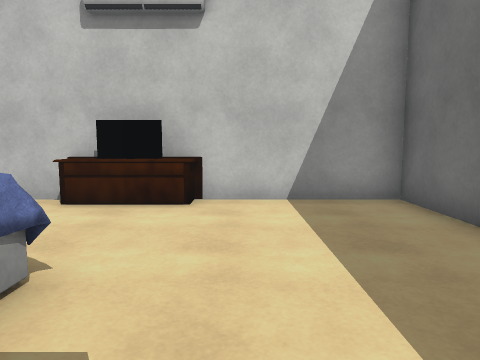
View 1 (above)

17 first-person views from a walk through a 3-D level made in the Unity game engine. The camera is 1.2 m above the floor, tilts 6° down and sees 70° across. The floor is counted in squares, 1 m on a side. Each view is taken from the middle of a square. On the plan, view 1 faces up. The plan holds only what a view shows up to about 14 squares ahead; the rest is blank. The player is left out. Some surface patterns are stand-ins.

View 2
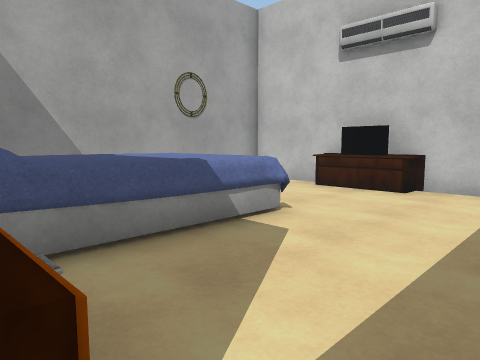

View 3
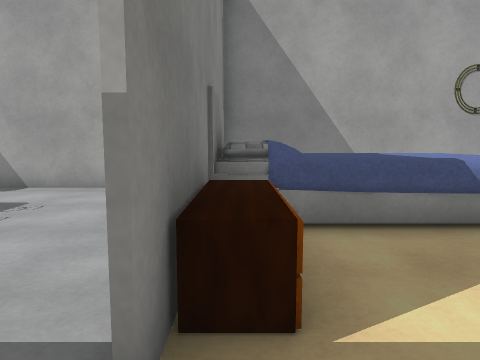

View 4
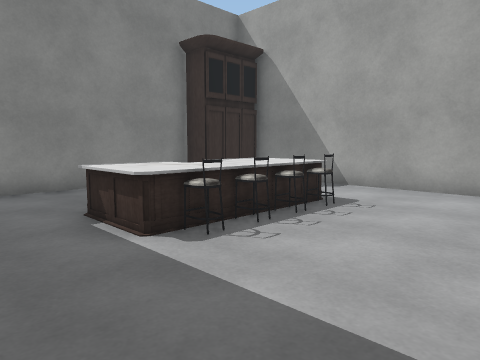

View 5
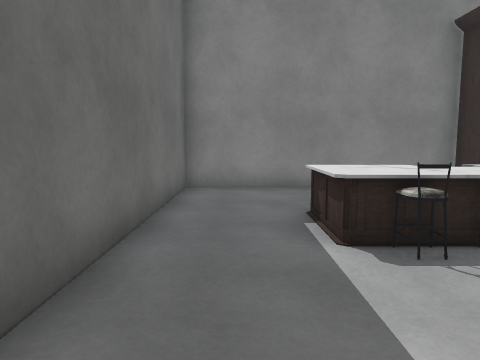

View 6
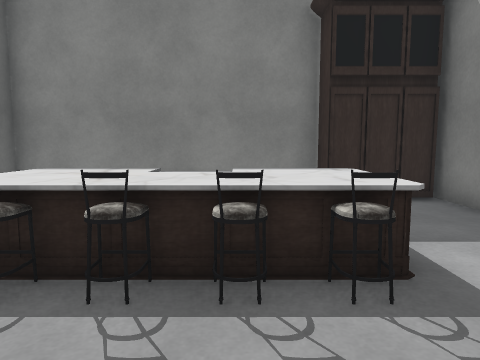

View 7
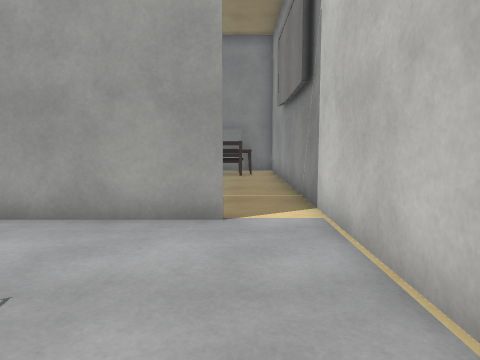

View 8
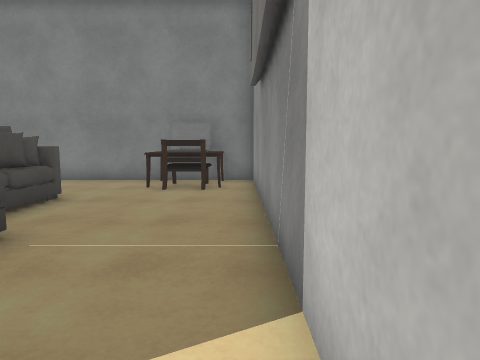

View 9
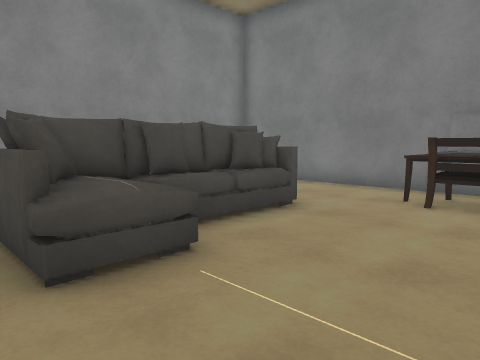

View 10
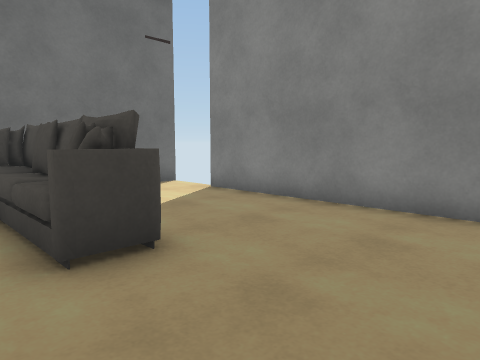

View 11
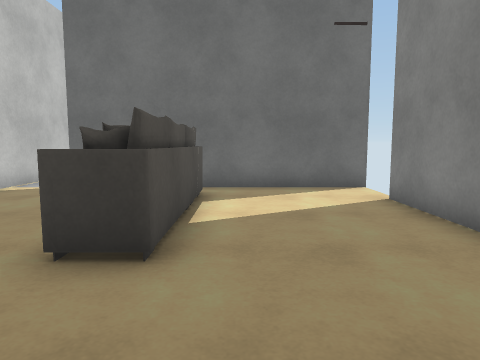

View 12
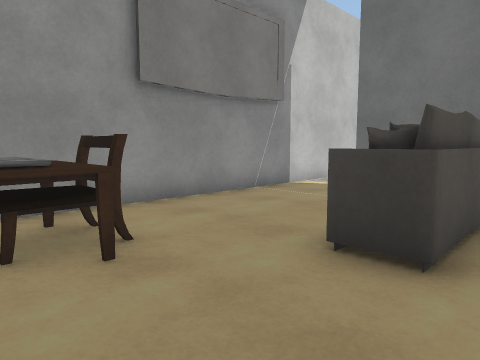

View 13
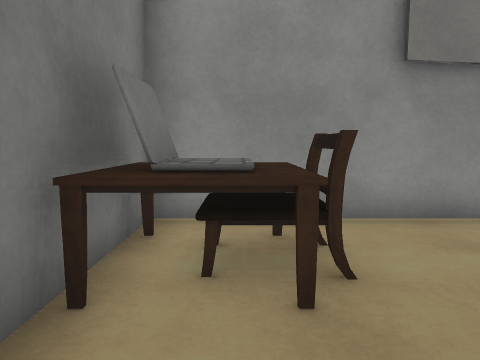

View 14
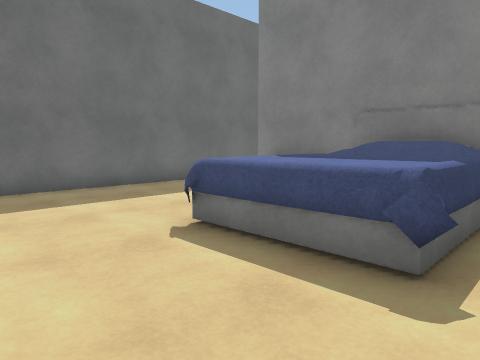

View 15
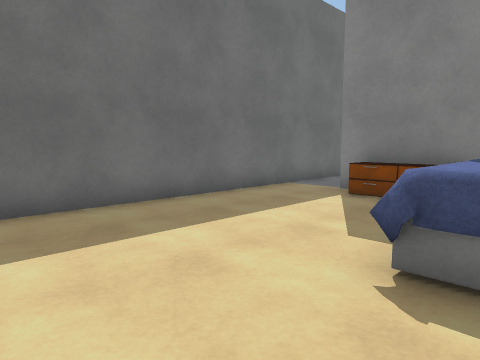

View 16
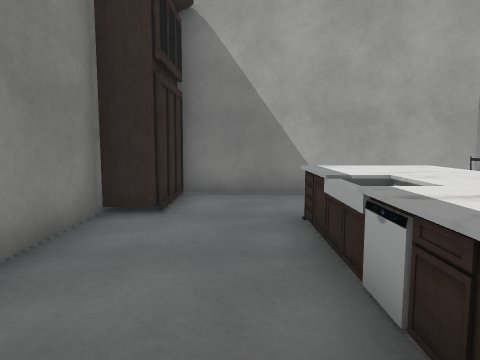

View 17
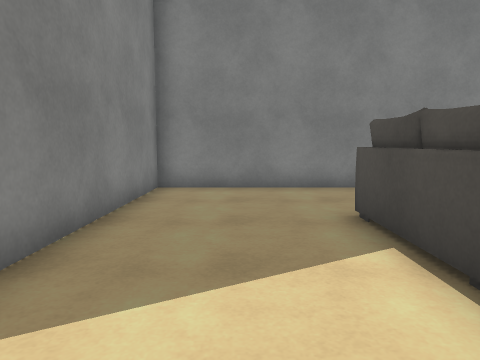

### Floor plan
Points are (right, up) in squares from view 1. A wall is a line through its corners. A room is listed if a view was taken in it or the views show most of it. See-through windows are left out.
Room 1 (views 1, 2, 3, 4, 5, 6, 7, 8, 14, 15, 16)
walls: (-5.4, -2.5) (-6.4, -2.5); (-6.4, -4.2) (-6.4, -11.8); (-4.1, -12.4) (3.5, -12.4) (3.5, 7.4) (-6.6, 7.4) (-6.6, -2.5)
ways out: opening at (-6, -3.5) to room 2
objects: bed (-5, -2) to (-2, 3); other object (-4, -11); other object (-4, -9) to (1, -7); other object (-4, 7); chair (-3, -7); TV (-3, 7) to (-2, 7); chair (-2, -7); chair (-1, -7); other object (-1, -2) to (1, -2); other object (-1, 7); chair (0, -7)
Room 2 (views 9, 10, 11, 12, 13, 17)
walls: (-6.5, -5.2) (-6.5, -4.2); (-6.4, -2.5) (-16.5, -2.5) (-16.5, -12.3) (-8.5, -12.3); (-6.5, -12.6) (-6.5, -7.6)
ways out: opening at (-6, -3.5) to room 1
objects: laptop (-16, -5) to (-15, -4); chair (-14, -5) to (-14, -4); sofa (-13, -8) to (-8, -6)

Where each view was taken, in squares from view 1:
view 1: 0 up, 0 right, facing up
view 2: 2 down, 2 right, facing up-left
view 3: 2 down, 3 right, facing left
view 4: 3 down, 3 right, facing down-left
view 5: 3 down, 2 right, facing down
view 6: 4 down, 2 left, facing down
view 7: 4 down, 1 left, facing left
view 8: 3 down, 5 left, facing left
view 9: 3 down, 7 left, facing down-left
view 10: 6 down, 16 left, facing down-right
view 11: 9 down, 16 left, facing right
view 12: 9 down, 16 left, facing up-right
view 13: 8 down, 15 left, facing up
view 14: 6 up, 6 left, facing down-right
view 15: 6 up, 3 left, facing down-right
view 16: 10 down, 2 right, facing left
view 17: 10 down, 7 left, facing left
